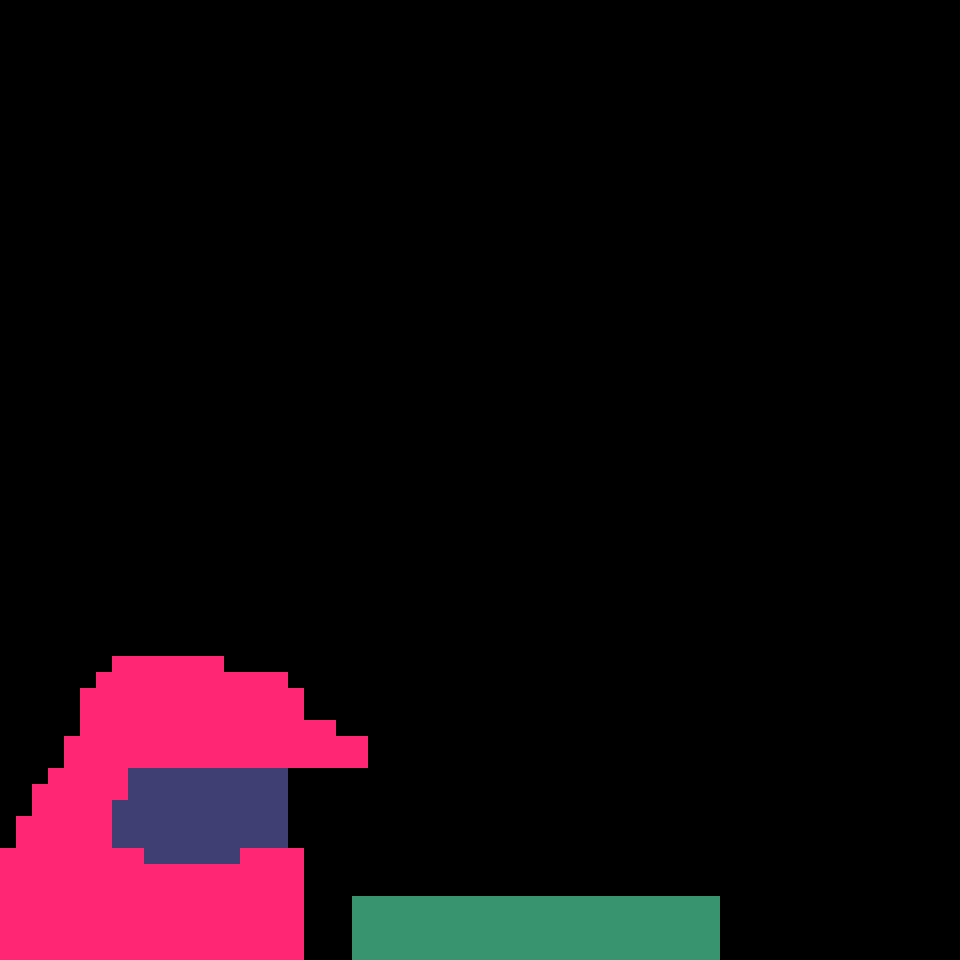

Tiled map render using the project's own tile images. Description and the map definition, with tile-layer contents summarised, below:
An orthogonal 60x60 tile map with 16x16 px tiles, 2 tile layers (Tile Layer 1, End_Collider), 2 tilesets.

<map version="1.5" tiledversion="1.7.2" orientation="orthogonal" renderorder="right-down" width="60" height="60" tilewidth="16" tileheight="16" infinite="0" nextlayerid="3" nextobjectid="1">
 <tileset firstgid="1" source="1st_Level.tsx" />
 <tileset firstgid="31" source="2nd_Level.tsx" />
 <layer id="1" name="Tile Layer 1" width="60" height="60">
  <data>[3600 cells, 407 non-empty, 3 distinct tile ids]</data>
 </layer>
 <layer id="2" name="End_Collider" width="60" height="60">
  <data>[3600 cells, 81 non-empty, 1 distinct tile ids]</data>
 </layer>
</map>
